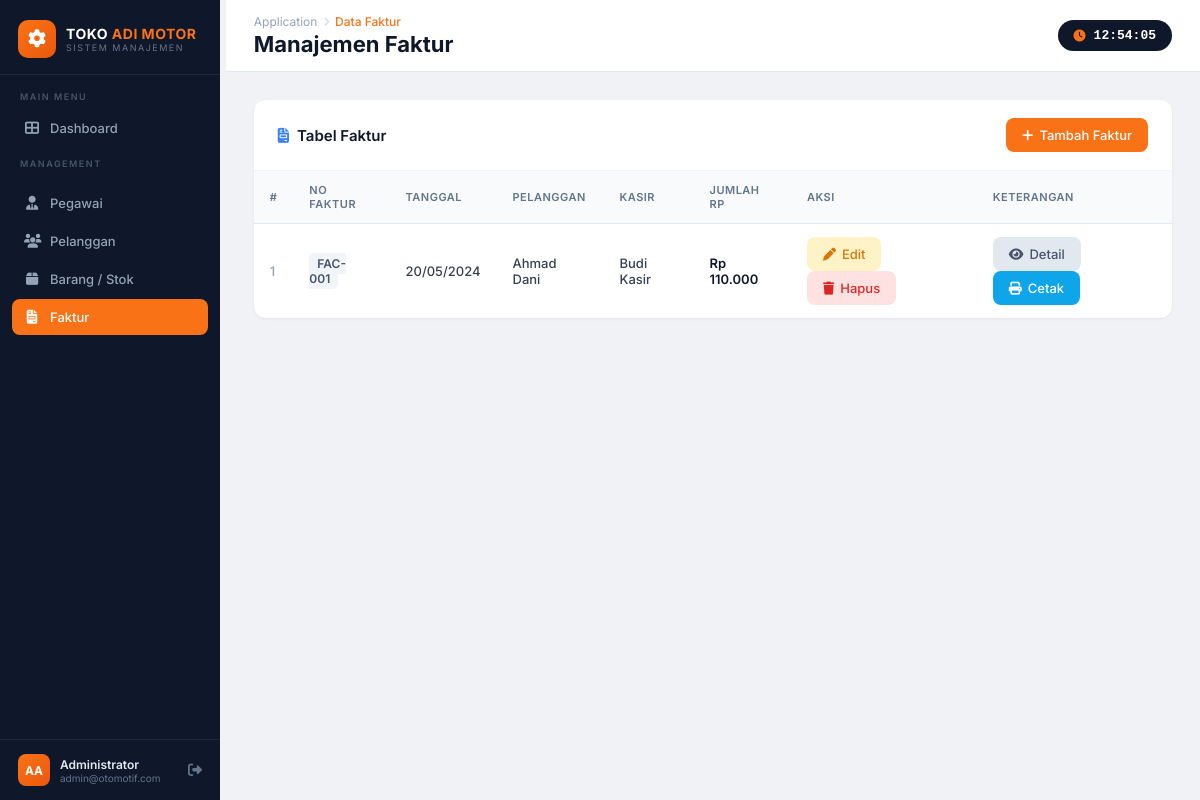
The app's page /faktur/fakturlihat.php with its own data.
### tables this page shows
CREATE TABLE `faktur` (
  `NoFaktur` varchar(15) NOT NULL,
  `Tanggal` date NOT NULL,
  `Total` int(11) NOT NULL,
  `IDPELANGGAN` varchar(10) DEFAULT NULL,
  `IDPEGAWAI` varchar(10) DEFAULT NULL
);

CREATE TABLE `pelanggan` (
  `idpelanggan` varchar(10) NOT NULL,
  `namapelanggan` varchar(100) NOT NULL
);

CREATE TABLE `pegawai` (
  `idpegawai` varchar(10) NOT NULL,
  `NamaPegawai` varchar(100) NOT NULL,
  `TTD_Digital_Pegawai` text DEFAULT NULL
);

### faktur/fakturlihat.php (the view, shortened to what this page needs)
<?php include '../config/koneksi.php'; ?>
<?php include '../config/sidebar.php'; ?>
<div class="topbar">
    <div>
        <div class="topbar-breadcrumb">
            <span class="bc-app">Application</span>
            <span class="bc-sep"><i class="fas fa-chevron-right" style="font-size:9px"></i></span>
            <span class="bc-current">Data Faktur</span>
        </div>
        <div class="topbar-title">Manajemen Faktur</div>
    </div>
    <div class="topbar-clock">
        <i class="fas fa-clock"></i>
        <span id="live-clock">00:00:00</span>
    </div>
</div>
<div class="page-body">
    <div class="card">
        <div class="card-header">
            <span class="card-title"><i class="fas fa-file-invoice" style="color:#3b82f6;margin-right:8px;"></i>Tabel Faktur</span>
            <a href="fakturtambah.php" class="btn btn-primary"><i class="fas fa-plus"></i> Tambah Faktur</a>
        </div>
        <div class="card-body">
            <table>
                <thead>
                    <tr>
                        <th>#</th>
                        <th>No Faktur</th>
                        <th>Tanggal</th>
                        <th>Pelanggan</th>
                        <th>Kasir</th>
                        <th>Jumlah Rp</th>
                        <th>Aksi</th>
                        <th>Keterangan</th>
                    </tr>
                </thead>
                <tbody>
                <?php
                $query = mysqli_query($conn,
                    "SELECT faktur.*, pelanggan.NamaPelanggan, pegawai.NamaPegawai
                     FROM faktur
                     LEFT JOIN pelanggan ON faktur.IDPELANGGAN = pelanggan.IDPELANGGAN
                     LEFT JOIN pegawai   ON faktur.IDPEGAWAI   = pegawai.IDPEGAWAI
                     ORDER BY faktur.Tanggal ASC"
                );
                $no = 1;
                while ($data = mysqli_fetch_array($query)){
                    $nf  = htmlspecialchars($data['NoFaktur']);
                    $tgl = date('d/m/Y', strtotime($data['Tanggal']));
                    $pel = htmlspecialchars($data['NamaPelanggan'] ?? $data['IDPELANGGAN'] ?? '-');
                    $peg = htmlspecialchars($data['NamaPegawai']   ?? $data['IDPEGAWAI']   ?? '-');
                    $tot = number_format($data['Total'], 0, ',', '.');
                ?>
                <tr>
                    <td style="color:#94a3b8;font-weight:500;"><?php echo $no++; ?></td>
                    <td><span style="background:#f1f5f9;color:#475569;padding:3px 8px;border-radius:5px;font-size:12px;font-weight:600;"><?php echo $nf; ?></span></td>
                    <td style="font-weight:500;"><?php echo $tgl; ?></td>
                    <td style="font-weight:500;"><?php echo $pel; ?></td>
                    <td style="font-weight:500;"><?php echo $peg; ?></td>
                    <td style="font-weight:600;color:#0f172a;">Rp <?php echo $tot; ?></td>
                    <td>
                        <a class="btn btn-warning" href="fakturubah.php?NoFaktur=<?php echo urlencode($data['NoFaktur']); ?>"><i class="fas fa-pen"></i> Edit</a>
                        <a class="btn btn-danger" href="fakturhapus.php?NoFaktur=<?php echo urlencode($data['NoFaktur']); ?>" onclick="return confirm('Yakin hapus faktur ini?')"><i class="fas fa-trash"></i> Hapus</a>
                    </td>
                    <td>
                        <a class="btn btn-secondary" href="fakturdetaillihat.php?NoFaktur=<?php echo urlencode($data['NoFaktur']); ?>"><i class="fas fa-eye"></i> Detail</a>
                        <a class="btn btn-primary" style="background:#0ea5e9;" href="fakturcetak.php?NoFaktur=<?php echo urlencode($data['NoFaktur']); ?>"><i class="fas fa-print"></i> Cetak</a>
                    </td>
                </tr>
                <?php } ?>
                </tbody>
            </table>
        </div>
    </div>
</div>
</div>
</body>
</html>

### config/sidebar.php (style rules this page uses)
* { margin: 0; padding: 0; box-sizing: border-box; }
body { font-family: 'Inter', sans-serif; background: #f0f2f5; display: flex; min-height: 100vh; color: #333; }
.topbar { background: #fff; padding: 14px 28px; display: flex; align-items: center; justify-content: space-between; border-bottom: 1px solid #e2e8f0; position: sticky; top: 0; z-index: 50; }
.topbar-breadcrumb { display: flex; align-items: center; gap: 6px; }
.topbar-breadcrumb .bc-app { color: #94a3b8; font-size: 12px; }
.topbar-breadcrumb .bc-sep { color: #cbd5e1; font-size: 12px; }
.topbar-breadcrumb .bc-current { color: #f97316; font-size: 12px; font-weight: 500; }
.topbar-title { font-size: 22px; font-weight: 700; color: #0f172a; margin-top: 2px; }
.topbar-clock { background: #0f172a; color: #fff; padding: 8px 16px; border-radius: 20px; font-size: 13px; font-weight: 600; font-family: monospace; display: flex; align-items: center; gap: 8px; }
.topbar-clock i { color: #f97316; font-size: 12px; }
.page-body { padding: 28px; flex: 1; }
.card { background: #fff; border-radius: 12px; box-shadow: 0 1px 3px rgba(0,0,0,.06); overflow: hidden; }
.card-header { padding: 18px 24px; border-bottom: 1px solid #f1f5f9; display: flex; align-items: center; justify-content: space-between; }
.card-title { font-size: 15px; font-weight: 600; color: #0f172a; }
.card-body { padding: 0; }
.btn { display: inline-flex; align-items: center; gap: 6px; padding: 9px 16px; border-radius: 8px; font-size: 13px; font-weight: 500; text-decoration: none; border: none; cursor: pointer; transition: all 0.2s; }
.btn-primary { background: #f97316; color: #fff; }
.btn-secondary { background: #e2e8f0; color: #475569; }
.btn-danger { background: #fee2e2; color: #dc2626; }
.btn-warning { background: #fef3c7; color: #d97706; }
table { width: 100%; border-collapse: collapse; }
table thead th { background: #f8fafc; color: #64748b; font-size: 11px; font-weight: 600; text-transform: uppercase; letter-spacing: 0.5px; padding: 12px 16px; text-align: left; border-bottom: 1px solid #e2e8f0; }
table tbody td { padding: 13px 16px; font-size: 13px; border-bottom: 1px solid #f1f5f9; color: #374151; }
table tbody tr:last-child td { border-bottom: none; }

### records on screen
faktur: NoFaktur "FAC-001", Tanggal "20/05/2024", IDPELANGGAN.namapelanggan "Ahmad Dani", IDPEGAWAI.NamaPegawai "Budi Kasir", Total "110.000"
